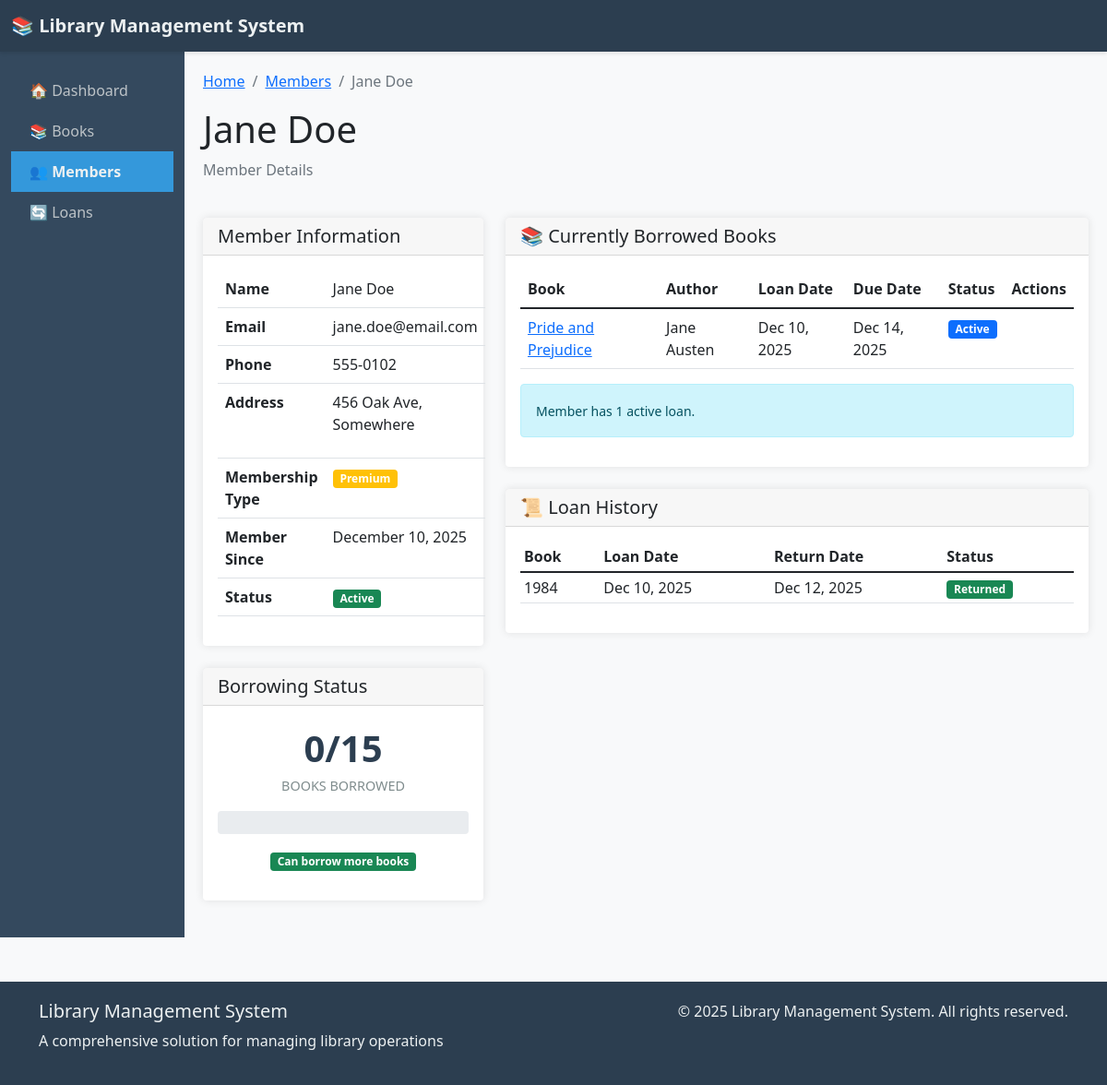
Screenshot of /library/members/2/ with the database file from the repository.
### library/models.py (models this page shows, shortened)
class Member(models.Model):
    MEMBERSHIP_CHOICES = [
        ('REG', 'Regular'),
        ('PRE', 'Premium'),
        ('STU', 'Student'),
        ('SEN', 'Senior'),
    ]
    user = models.OneToOneField(User, on_delete=models.CASCADE, null=True, blank=True)
    first_name = models.CharField(max_length=50)
    last_name = models.CharField(max_length=50)
    email = models.EmailField(unique=True)
    phone = models.CharField(max_length=15, blank=True)
    address = models.TextField(blank=True)
    membership_type = models.CharField(max_length=3, choices=MEMBERSHIP_CHOICES, default='REG')
    membership_start_date = models.DateField(auto_now_add=True)
    membership_end_date = models.DateField(blank=True, null=True)
    max_books_allowed = models.PositiveIntegerField(default=5, validators=[MinValueValidator(1), MaxValueValidator(20)])
    current_books_borrowed = models.PositiveIntegerField(default=0, validators=[MinValueValidator(0)])
    is_active = models.BooleanField(default=True)
    class Meta:
        ordering = ['last_name', 'first_name']
        verbose_name = 'Member'
        verbose_name_plural = 'Members'
    @property
    def full_name(self):
        return f"{self.first_name} {self.last_name}"
    def can_borrow_more(self):
        return self.current_books_borrowed < self.max_books_allowed and self.is_active

class Loan(models.Model):
    STATUS_CHOICES = [
        ('ACT', 'Active'),
        ('RET', 'Returned'),
        ('OVE', 'Overdue'),
        ('CAN', 'Cancelled'),
    ]
    book = models.ForeignKey(Book, on_delete=models.CASCADE, related_name='loans')
    member = models.ForeignKey(Member, on_delete=models.CASCADE, related_name='loans')
    loan_date = models.DateField(auto_now_add=True)
    due_date = models.DateField()
    return_date = models.DateField(blank=True, null=True)
    status = models.CharField(max_length=3, choices=STATUS_CHOICES, default='ACT')
    fine_amount = models.DecimalField(max_digits=6, decimal_places=2, default=0.00)
    fine_paid = models.BooleanField(default=False)
    notes = models.TextField(blank=True)
    class Meta:
        ordering = ['-loan_date']
        verbose_name = 'Loan'
        verbose_name_plural = 'Loans'
        unique_together = ['book', 'member', 'loan_date']

class Book(models.Model):
    GENRE_CHOICES = [
        ('FIC', 'Fiction'),
        ('NON', 'Non-Fiction'),
        ('SCI', 'Science'),
        ('HIS', 'History'),
        ('BIO', 'Biography'),
        ('FAN', 'Fantasy'),
        ('MYS', 'Mystery'),
        ('ROM', 'Romance'),
        ('TEC', 'Technology'),
        ('ART', 'Art'),
    ]
    title = models.CharField(max_length=200)
    author = models.CharField(max_length=100)
    isbn = models.CharField('ISBN', max_length=13, unique=True,
                          help_text='13-character ISBN number')
    genre = models.CharField(max_length=3, choices=GENRE_CHOICES, default='FIC')
    published_date = models.DateField()
    publisher = models.CharField(max_length=100)
    description = models.TextField(blank=True)
    quantity = models.PositiveIntegerField(default=1, validators=[MinValueValidator(0)])
    available_copies = models.PositiveIntegerField(default=1, validators=[MinValueValidator(0)])
    created_at = models.DateTimeField(auto_now_add=True)
    updated_at = models.DateTimeField(auto_now=True)
    class Meta:
        ordering = ['title']
        verbose_name = 'Book'
        verbose_name_plural = 'Books'

### library/views.py (the view)
# urls.py: path('members/<int:pk>/', views.member_detail, name='member_detail'),
def member_detail(request, pk):
    member = get_object_or_404(Member, pk=pk)
    current_loans = member.loans.filter(status='ACT').select_related('book')
    loan_history = member.loans.exclude(status='ACT').select_related('book').order_by('-loan_date')[:10]
    context = {
        'member': member,
        'current_loans': current_loans,
        'loan_history': loan_history,
    }
    return render(request, 'members/member_detail.html', context)

### templates/members/member_detail.html (shortened to what this page needs)
{% extends 'base.html' %}
{% block content %}
<div class="row mb-4">
    <div class="col-8">
        <nav aria-label="breadcrumb">
            <ol class="breadcrumb">
                <li class="breadcrumb-item"><a href="{% url 'home' %}">Home</a></li>
                <li class="breadcrumb-item"><a href="{% url 'member_list' %}">Members</a></li>
                <li class="breadcrumb-item active" aria-current="page">{{ member.full_name }}</li>
            </ol>
        </nav>
        <h1>{{ member.full_name }}</h1>
        <p class="text-muted">Member Details</p>
    </div>
    <div class="col-4 text-end">
    </div>
</div>
<div class="row">
    <div class="col-md-4">
        <div class="card">
            <div class="card-header">
                <h5 class="mb-0">Member Information</h5>
            </div>
            <div class="card-body">
                <table class="table">
                    <tr>
                        <th>Name</th>
                        <td>{{ member.full_name }}</td>
                    </tr>
                    <tr>
                        <th>Email</th>
                        <td>{{ member.email }}</td>
                    </tr>
                    <tr>
                        <th>Phone</th>
                        <td>{{ member.phone|default:"Not provided" }}</td>
                    </tr>
                    <tr>
                        <th>Address</th>
                        <td>{{ member.address|linebreaks|default:"Not provided" }}</td>
                    </tr>
                    <tr>
                        <th>Membership Type</th>
                        <td>
                            <span class="badge
                                {% if member.membership_type == 'PRE' %}bg-warning
                                {% elif member.membership_type == 'STU' %}bg-info
                                {% elif member.membership_type == 'SEN' %}bg-secondary
                                {% else %}bg-primary{% endif %}">
                                {{ member.get_membership_type_display }}
                            </span>
                        </td>
                    </tr>
                    <tr>
                        <th>Member Since</th>
                        <td>{{ member.membership_start_date|date:"F d, Y" }}</td>
                    </tr>
                    <tr>
                        <th>Status</th>
                        <td>
                            {% if member.is_active %}
                            <span class="badge bg-success">Active</span>
                            {% else %}
                            <span class="badge bg-secondary">Inactive</span>
                            {% endif %}
                        </td>
                    </tr>
                </table>
            </div>
        </div>
        <div class="card mt-4">
            <div class="card-header">
                <h5 class="mb-0">Borrowing Status</h5>
            </div>
            <div class="card-body text-center">
                <div class="stat-number">{{ member.current_books_borrowed }}/{{ member.max_books_allowed }}</div>
                <div class="stat-label">Books Borrowed</div>
                <div class="progress mt-3" style="height: 25px;">
                    {% widthratio member.current_books_borrowed member.max_books_allowed 100 as borrow_percent %}
                </div>
                <div class="mt-3">
                    {% if member.can_borrow_more %}
                        <span class="badge bg-success">Can borrow more books</span>
                    {% else %}
                        <span class="badge bg-danger">Borrowing limit reached</span>
                    {% endif %}
                </div>
            </div>
        </div>
    </div>
    <div class="col-md-8">
        <div class="card">
            <div class="card-header">
                <h5 class="mb-0">📚 Currently Borrowed Books</h5>
            </div>
            <div class="card-body">
                {% if current_loans %}
                    <div class="table-responsive">
                        <table class="table table-hover">
                            <thead>
                                <tr>
                                    <th>Book</th>
                                    <th>Author</th>
                                    <th>Loan Date</th>
                                    <th>Due Date</th>
                                    <th>Status</th>
                                    <th>Actions</th>
                                </tr>
                            </thead>
                            <tbody>
                                {% for loan in current_loans %}
                                <tr {% if loan.status == 'OVE' %}class="table-warning"{% endif %}>
                                    <td>
                                        <a href="{% url 'book_detail' loan.book.pk %}">
                                            {{ loan.book.title }}
                                        </a>
                                    </td>
                                    <td>{{ loan.book.author }}</td>
                                    <td>{{ loan.loan_date|date:"M d, Y" }}</td>
                                    <td>
                                        {{ loan.due_date|date:"M d, Y" }}
                                    </td>
                                    <td>
                                        <span class="badge {% if loan.status == 'ACT' %}bg-primary{% elif loan.status == 'OVE' %}bg-warning text-dark{% else %}bg-secondary{% endif %}">
                                            {{ loan.get_status_display }}
                                        </span>
                                    </td>
                                    <td>
                                    </td>
                                </tr>
                                {% endfor %}
                            </tbody>
                        </table>
                    </div>
                    <div class="alert alert-info">
                        <small>
                            Member has {{ current_loans|length }} active loan{{ current_loans|pluralize }}.
                        </small>
                    </div>
                {% else %}
                    <div class="text-center py-4">
                        <i class="bi bi-check-circle" style="font-size: 3rem; color: #28a745;"></i>
                        <h5 class="mt-3">No Active Loans</h5>
                        <p class="text-muted">This member is not currently borrowing any books.</p>
                    </div>
                {% endif %}
            </div>
        </div>
        <div class="card mt-4">
            <div class="card-header">
                <h5 class="mb-0">📜 Loan History</h5>
            </div>
            <div class="card-body">
                {% if loan_history %}
                    <div class="table-responsive">
                        <table class="table table-sm">
                            <thead>
                                <tr>
                                    <th>Book</th>
                                    <th>Loan Date</th>
                                    <th>Return Date</th>
                                    <th>Status</th>
                                </tr>
                            </thead>
                            <tbody>
                                {% for loan in loan_history %}
                                <tr>
                                    <td>{{ loan.book.title|truncatechars:30 }}</td>
                                    <td>{{ loan.loan_date|date:"M d, Y" }}</td>
                                    <td>
                                        {% if loan.return_date %}
                                            {{ loan.return_date|date:"M d, Y" }}
                                        {% else %}
                                            <span class="text-muted">--</span>
                                        {% endif %}
                                    </td>
                                    <td>
                                        <span class="badge {% if loan.status == 'RET' %}bg-success{% else %}bg-secondary{% endif %}">
                                            {{ loan.get_status_display }}
                                        </span>
                                    </td>
                                </tr>
                                {% endfor %}
                            </tbody>
                        </table>
                    </div>
                {% else %}
                    <p class="text-muted">No loan history available.</p>
                {% endif %}
            </div>
        </div>
    </div>
</div>
{% endblock %}

### templates/base.html (style rules this page uses)
body { background-color: #f8f9fa; font-family: 'Segoe UI', Tahoma, Geneva, Verdana, sans-serif; }
.card { border: none; box-shadow: 0 0 10px rgba(0,0,0,.1); margin-bottom: 20px; transition: transform 0.3s; }
.stat-number { font-size: 2.5rem; font-weight: bold; color: #2c3e50; }
.stat-label { color: #7f8c8d; text-transform: uppercase; font-size: 0.9rem; }

### rows the page displays
Member: full_name "Jane Doe", email "jane.doe@email.com", phone "555-0102", address "456 Oak Ave, Somewhere", membership_type "Premium", membership_start_date "December 10, 2025", current_books_borrowed "0", max_books_allowed "15"
Loan: book "Pride and Prejudice", book.author "Jane Austen", loan_date "Dec 10, 2025", due_date "Dec 14, 2025", status "Active"
Loan: book "1984", loan_date "Dec 10, 2025", return_date "Dec 12, 2025", status "Returned"

### other values shown
{{ current_loans|length }} "1"
